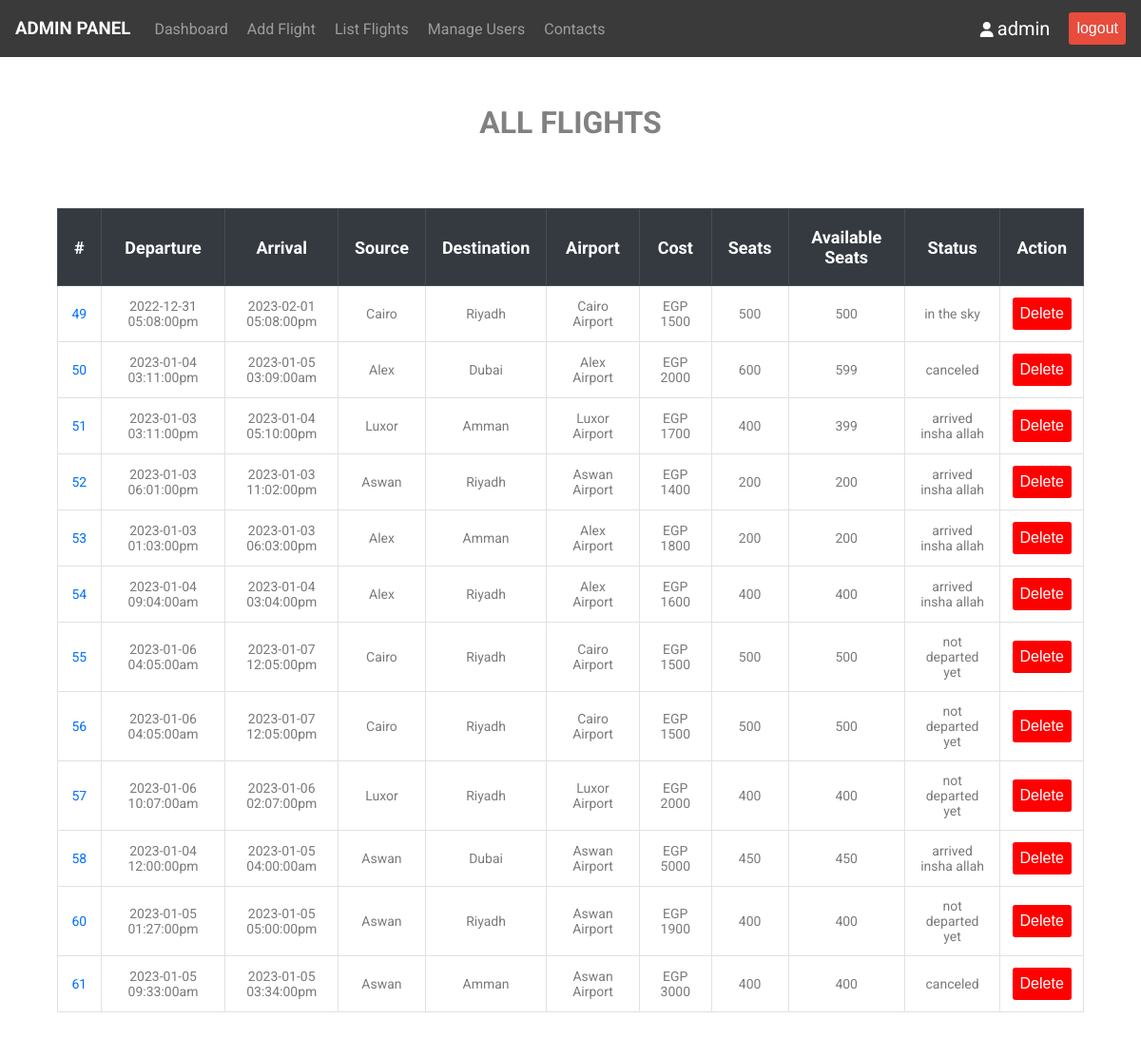
/admin/allFlights.php, run on the app's committed database.
### tables this page shows
CREATE TABLE `flight` (
  `flight_id` int(11) NOT NULL,
  `departure_date` datetime NOT NULL,
  `arrival_date` datetime NOT NULL,
  `source` varchar(255) NOT NULL,
  `destination` varchar(255) NOT NULL,
  `airport` varchar(255) NOT NULL,
  `status` varchar(255) DEFAULT NULL,
  `cost` int(10) NOT NULL,
  `seats` int(4) NOT NULL,
  `available_seats` int(4) NOT NULL
);

### admin/allFlights.php (the view, shortened to what this page needs)
<!DOCTYPE html>
<html lang="en">
<head>
    <link rel="stylesheet" href="../admin styles/allFlights.css">
    <link rel="stylesheet" href="../styles/fontawsome/all.min.css">
</head>
<body>
    <?php include "../includes/admin_nav.php"?>
    <div class="container">
        <h1 style="text-align: center;color: #818182;">ALL FLIGHTS</h1>
        <div class="scrollable">
            <table class="table">
                <thead style="background-color: #343a40;color:white;">
                    <tr>
                        <th>#</th>
                        <th>Departure</th>
                        <th>Arrival</th>
                        <th>Source</th>
                        <th>Destination</th>
                        <th>Airport</th>
                        <th>Cost</th>
                        <th>Seats</th>
                        <th>Available Seats</th>
                        <th>Status</th>
                        <th>Action</th>
                    </tr>
                </thead>
                <tbody>
                    <?php
                        include_once "../connect.php";
                        $sql = "SELECT * from flight";
                        $result = $conn->query($sql);
                        $nof_rows = $result->num_rows;
                        if($nof_rows > 0){
                            while($row = mysqli_fetch_assoc($result)){
                                $row['departure_date'] = date('Y-m-d h:i:sa', strtotime($row['departure_date']));
                                $row['arrival_date'] = date('Y-m-d h:i:sa', strtotime($row['arrival_date']));
                                echo
                                "
                                    <tr>
                                        <td><a href='passenger.php?flight_id=$row[flight_id]' style='color: rgb(0, 110, 255)'>$row[flight_id]</a></td>
                                        <td>$row[departure_date]</td>
                                        <td>$row[arrival_date]</td>
                                        <td>$row[source]</td>
                                        <td>$row[destination]</td>
                                        <td>$row[airport]</td>
                                        <td>EGP $row[cost]</td>
                                        <td>$row[seats]</td>
                                        <td>$row[available_seats]</td>
                                        <td>$row[status]</td>
                                        <td><a href='../functions/deleteFlight.php?flight_id=$row[flight_id]'><button>Delete</button></a></td>
                                    </tr>
                                ";
                            }
                        }
                    ?>
                </tbody>
            </table>
        </div>
    </div>
</body>
</html>

### admin styles/allFlights.css (style rules this page uses)
html { scroll-behavior: smooth; }
body { margin: 0; font-family: 'DM Sans', sans-serif; font-family: 'Poppins', sans-serif; font-family: 'Roboto', sans-serif; }
.container { width: 90%; margin: 50px auto; }
a { text-decoration: none; color: white; }
button { background-color: red; color: white; outline: none; border: none; padding: 8px; border-radius: 3px; font-size: 16px; cursor: pointer; }
.scrollable { overflow: auto; }
table { border-collapse: collapse; margin: 50px auto 0; text-align: center; }
th { border: 1px solid #454d55; padding: 19px 17px; font-size: 18px; }
td { padding: 12px; border: 1px solid #dee2e6; color: #7a7a7a; font-size: 14px; }

### data on the page
flight: flight_id "49", row "2022-12-31 05:08:00pm", row "2023-02-01 05:08:00pm", source "Cairo", destination "Riyadh", airport "Cairo Airport", cost "1500", seats "500", available_seats "500", status "in the sky"
flight: flight_id "50", row "2023-01-04 03:11:00pm", row "2023-01-05 03:09:00am", source "Alex", destination "Dubai", airport "Alex Airport", cost "2000", seats "600", available_seats "599", status "canceled"
flight: flight_id "51", row "2023-01-03 03:11:00pm", row "2023-01-04 05:10:00pm", source "Luxor", destination "Amman", airport "Luxor Airport", cost "1700", seats "400", available_seats "399", status "arrived insha allah"
flight: flight_id "52", row "2023-01-03 06:01:00pm", row "2023-01-03 11:02:00pm", source "Aswan", destination "Riyadh", airport "Aswan Airport", cost "1400", seats "200", available_seats "200", status "arrived insha allah"
flight: flight_id "53", row "2023-01-03 01:03:00pm", row "2023-01-03 06:03:00pm", source "Alex", destination "Amman", airport "Alex Airport", cost "1800", seats "200", available_seats "200", status "arrived insha allah"
flight: flight_id "54", row "2023-01-04 09:04:00am", row "2023-01-04 03:04:00pm", source "Alex", destination "Riyadh", airport "Alex Airport", cost "1600", seats "400", available_seats "400", status "arrived insha allah"
flight: flight_id "55", row "2023-01-06 04:05:00am", row "2023-01-07 12:05:00pm", source "Cairo", destination "Riyadh", airport "Cairo Airport", cost "1500", seats "500", available_seats "500", status "not departed yet"
flight: flight_id "56", row "2023-01-06 04:05:00am", row "2023-01-07 12:05:00pm", source "Cairo", destination "Riyadh", airport "Cairo Airport", cost "1500", seats "500", available_seats "500", status "not departed yet"
flight: flight_id "57", row "2023-01-06 10:07:00am", row "2023-01-06 02:07:00pm", source "Luxor", destination "Riyadh", airport "Luxor Airport", cost "2000", seats "400", available_seats "400", status "not departed yet"
flight: flight_id "58", row "2023-01-04 12:00:00pm", row "2023-01-05 04:00:00am", source "Aswan", destination "Dubai", airport "Aswan Airport", cost "5000", seats "450", available_seats "450", status "arrived insha allah"
flight: flight_id "60", row "2023-01-05 01:27:00pm", row "2023-01-05 05:00:00pm", source "Aswan", destination "Riyadh", airport "Aswan Airport", cost "1900", seats "400", available_seats "400", status "not departed yet"
flight: flight_id "61", row "2023-01-05 09:33:00am", row "2023-01-05 03:34:00pm", source "Aswan", destination "Amman", airport "Aswan Airport", cost "3000", seats "400", available_seats "400", status "canceled"
